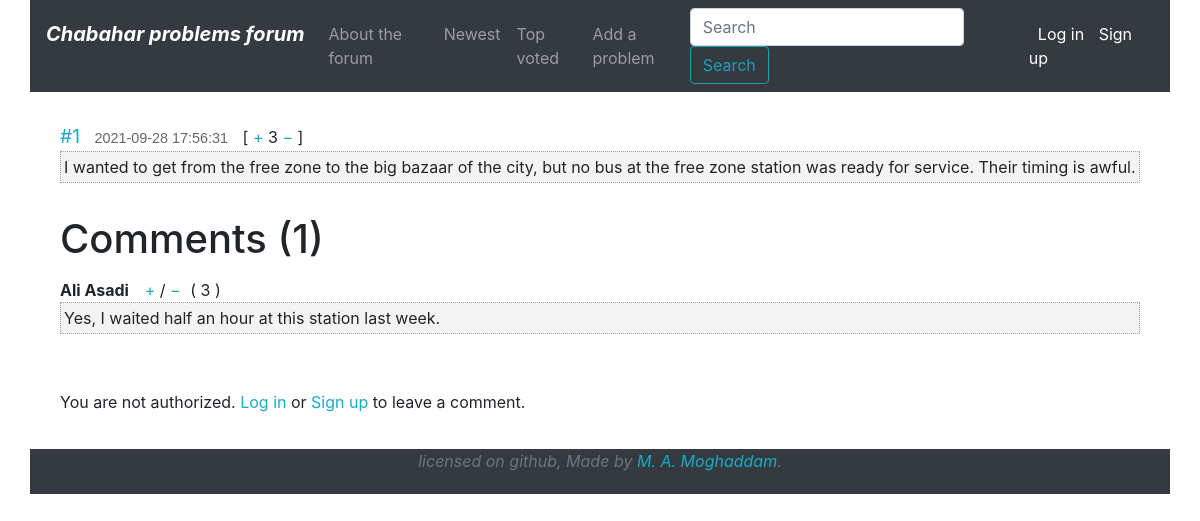
/post/1, run on the app's committed database.
### tables this page shows
CREATE TABLE 'problems' ('id' INTEGER PRIMARY KEY AUTOINCREMENT NOT NULL, 'text' INTEGER NOT NULL, 'datetime' INTEGER NOT NULL DEFAULT CURRENT_TIMESTAMP, 'likes' INTEGER NOT NULL DEFAULT 0 );

CREATE TABLE 'comments' ('id' INTEGER PRIMARY KEY AUTOINCREMENT NOT NULL, 'user_id' INTEGER NOT NULL, 'text' TEXT NOT NULL, 'datetime' DATETIME NOT NULL DEFAULT CURRENT_TIMESTAMP, 'likes' INTEGER NOT NULL DEFAULT 0 , 'post_id' INTEGER NOT NULL);

CREATE TABLE 'users' ('id' INTEGER PRIMARY KEY AUTOINCREMENT NOT NULL, 'username' TEXT NOT NULL, 'hash' TEXT NOT NULL, 'email'  TEXT NOT NULL);

### application.py (the view)
@app.route("/post/<int:id>", methods=["GET", "POST"])
def post(id):
    message = request.form.get("message")
    if request.method == "POST" and message:
        user_id = session["user_id"]
        sql = "INSERT INTO comments (text, post_id, user_id) VALUES (:message, :post_id, :user_id)"
        db.execute(sql, message=message, post_id=id, user_id=user_id)
        return redirect("/post/{}".format(id))
    else:
        problem = db.execute("SELECT * FROM problems WHERE id=:id", id=id)
        comments = db.execute("SELECT * FROM comments WHERE post_id=:id", id=id)
        print(session)
        if session.get("user_id") is None:
            username = None
        else:
            user = db.execute("SELECT username FROM users WHERE id=:id", id=session["user_id"])
            username = user[0]["username"]
        if len(comments) > 0:
            for comment in comments:
                commentator_name = db.execute("SELECT username FROM users WHERE id=:user_id", user_id=comment["user_id"])
                comment["username"] = commentator_name[0]["username"]
            com_count = len(comments)
        else:
            comments = None
            com_count = 0
        if request.method == "GET":
            error = None
        else:
            error = 1
        return render_template("post.html", problem=problem[0], comments=comments, com_count=com_count, username=username, error=error)

### templates/post.html (shortened to what this page needs)
{% extends "layout.html" %}
{% block body %}
<div class="view-content">
    <div class="post cit_395664">
        <span class="number"><a href="#">#{{ problem['id'] }}</a></span>
        <span class="time">{{ problem['datetime'] }}</span>
        <span class="post_id">
        [
        <span class="votes">
        <a class="cit_plus" href="/like/{{ problem['id'] }}/post">+</a>
        </span>
        <span class="raiting">
        {{ problem['likes'] }}        </span>
        <span class="votes">
        <a class="cit_minus" href="/dislike/{{ problem['id'] }}/post">−</a>
        </span>
        ]
        </span>
        <div class="content">
            {{ problem['text'] }}
        </div>
    </div>
</div>
<h1>Comments ({{ com_count }})</h1>
    {% if comments != None %}
    <div class="view-content">
        <div class="post cit_395664">
            {% for comment in comments %}
                <div style="margin-top:15px">
                    <strong>{{ comment['username'] }}&nbsp;&nbsp;&nbsp;</strong>
                    <span class="votes">
                        <a class="cit_plus" href="/com_like/{{ comment['id'] }}">+</a> / <a class="cit_minus" href="/com_dislike/{{ comment['id'] }}">−</a>
                    </span>
                    <span class="raiting" style="margin-left:5px">( {{ comment['likes'] }} )</span>
                    <div class="content">{{ comment['text'] }}</div>
                </div>
            {% endfor %}
        </div>
    </div>
    {% else %}
        <p>There are no comments for this problem yet. You can be the first.</p>
    {% endif %}
        <br>
        {% if username == None %}
            <p>You are not authorized. <a href="/login">Log in</a> or <a href="/signup">Sign up</a> to leave a comment.</p>
        {% endif %}
{% endblock %}

### static/style.css (style rules this page uses)
a, input, textarea { outline: 0 none; }
a:link, a:active { color:#17abc4; }
a, form, p, h1, h2, h3, h4 { margin: 0; padding: 0; border: none; }
.post, .post1 { margin-bottom: 2em; }
.post .number, .post1 .number { font-size: 120%; }
.post .time, .post1 .time { color: #666; font: 90% Arial,sans-serif; margin: 0 10px; }
.post .content, .post1 .content { background-color: #f3f3f3; border: 1px dotted #a0a0a0; font-size: 100%; padding: 3px; }

### templates/layout.html (style rules this page uses)
body { background-image: url('https://b2n.ir/n75405'); background-attachment: fixed; }

### data on the page
problems: id "1", datetime "2021-09-28 17:56:31", likes "3", text "I wanted to get from the free zone to the big bazaar of the city, but no bus at the free zone station was ready for service. Their timing is awful."
comments: username "Ali Asadi", likes "3", text "Yes, I waited half an hour at this station last week."

### other printed values
{{ com_count }} "1"
